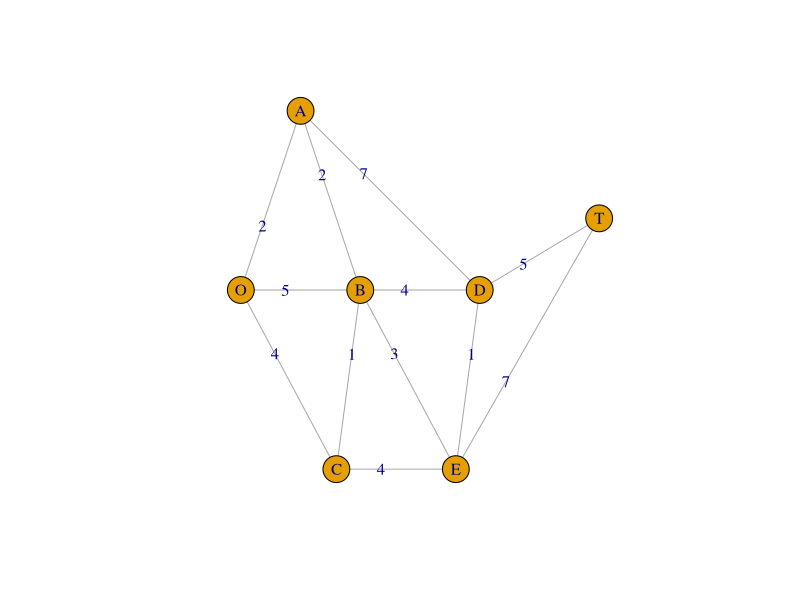
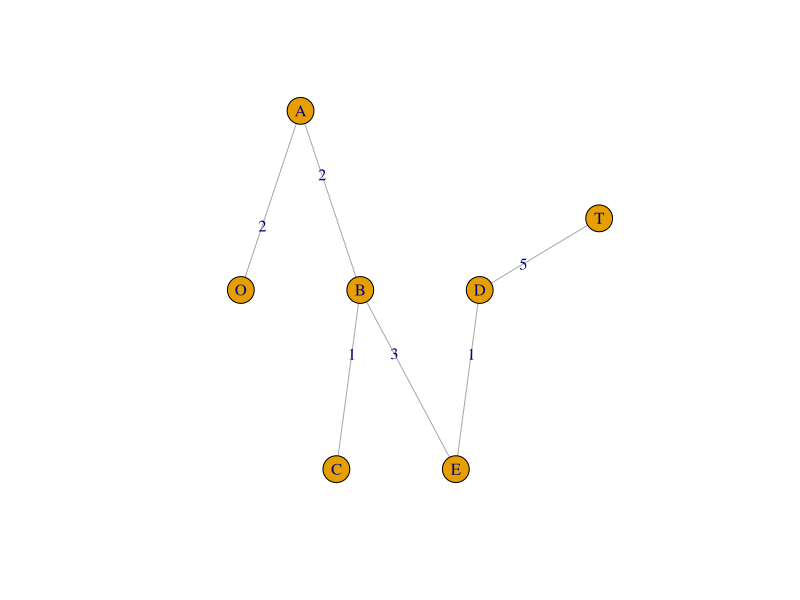
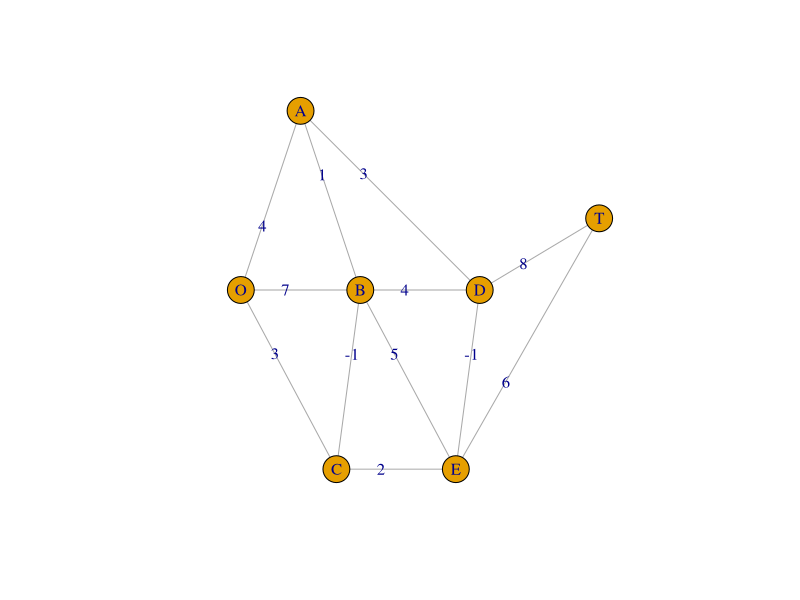

Write R code to recreate these figures, in order.
## ---- chunk 1
# Course: BUAN 5260
# Title: Week 4-Network examples
# Purpose: Demo igraph package on example problems of Chapter 10
# Date: March 15, 2020
# Author: Gareth Green

# Clear packages 
if(is.null(sessionInfo()$otherPkgs) == FALSE)lapply(
  paste("package:", names(sessionInfo()$otherPkgs), sep=""), 
  detach, character.only = TRUE, unload = TRUE)

# Clear environment
rm(list = ls(all = TRUE)) 

## ---- chunk 2
# Load packages
library(igraph)

## ---- chunk 3
# Data matrix, could also import data file
seer <- matrix(nc = 4, byrow = TRUE, 
              c(1, 2, 2, 5, 
                1, 3, 5, 7, 
                1, 4, 4, 4, 
                2, 3, 2, 1, 
                2, 5, 7, 3, 
                3, 4, 1, 2,
                3, 5, 4, 4,
                3, 6, 3, 5,
                4, 6, 4, 4,
                5, 6, 1, 1,
                5, 7, 5, 9,
                6, 7, 7, 6)) 

# Make graph by setting 7 nodes/vertices, edges from nodes/vertices and distances from data matrix
g <- add_edges(make_empty_graph(n = 7, directed = FALSE), 
               t(seer[, 1:2]), weight=seer[,3]) %>%

  # Set vertice/node names 
  set_vertex_attr("name", value = c("O","A","B","C","D","E","T"))

# Set coordinates so looks similar to book diagram
  ## This is just for visualization, but could include it in data file
g$layout <- matrix(c(0,   25,  50,  40,  100, 90,  150, 
                     150, 175, 150, 125, 150, 125, 160), nc = 2)

# Lable edges with the distance or weight
E(g)$label <- seer[, 3]

## ---- chunk 4
# Show network graph
plot(g)

## ---- chunk 5
# Shortest path(s)
all_shortest_paths(g, "O", "T")$res[[1]]

# Show distance matrix between nodes/verticies
distances(g, "O", "T")

## ---- chunk 6
# Minimum spanning tree
g_mst <- mst(g, weights = NULL)
g_mst
plot(g_mst)

## ---- chunk 7
# Maximum flow
g_max <- max_flow(g, "O", "T", capacity = seer[,4])
g_max$value
g_max$flow

# Plot max flow
gx <- g
E(gx)$label <- g_max$flow
plot(gx)

